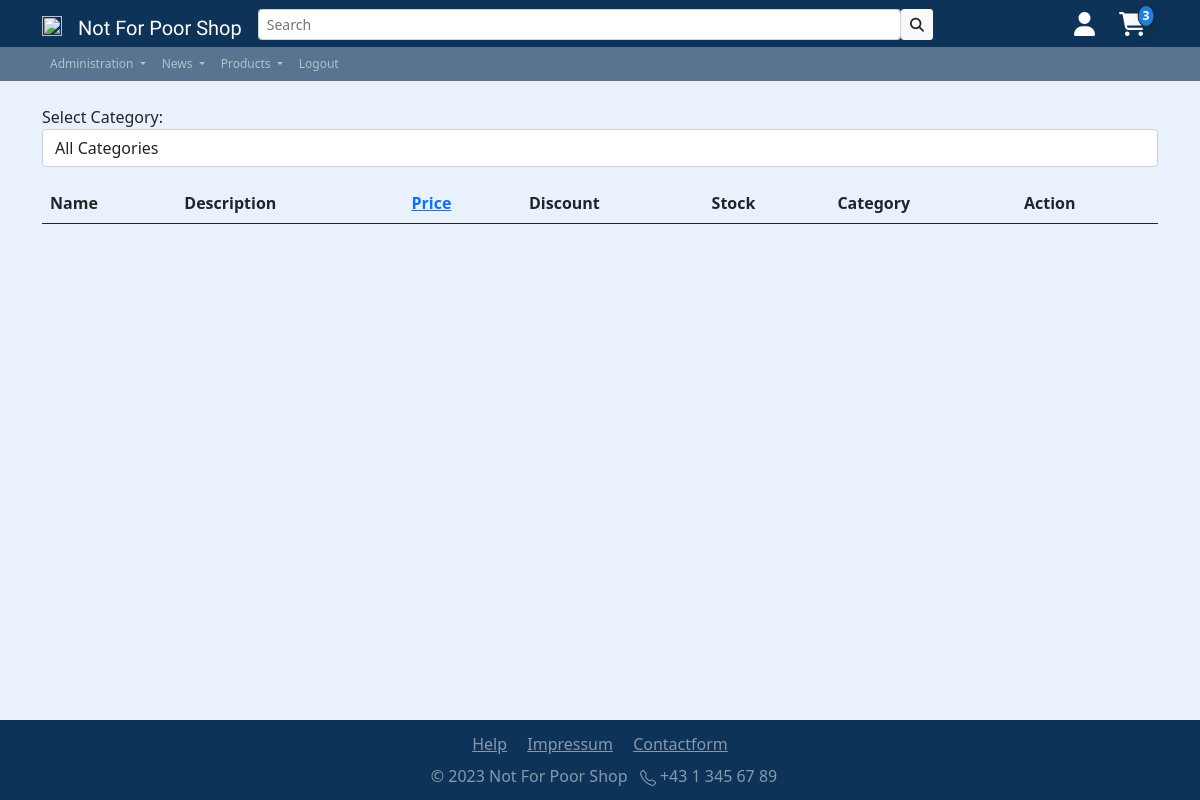
The page /app/inc/pgs/product_adminpage.php?seller_id=3 (signed in) on the database as committed earlier.
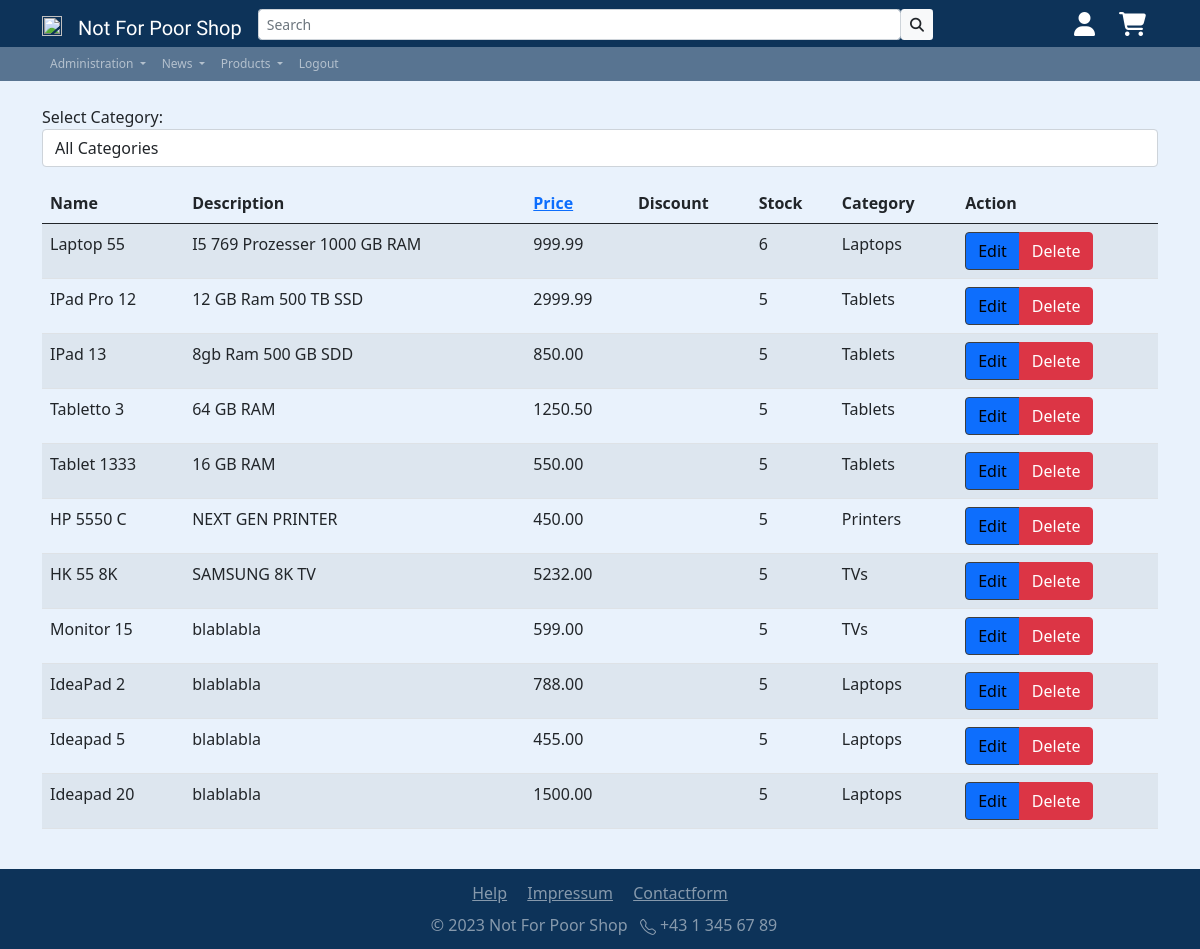
The same page on the database as committed later.
### tables this page shows
CREATE TABLE `products` (
  `id` int(11) NOT NULL,
  `seller_id` int(11) NOT NULL,
  `category_id` int(11) NOT NULL,
  `name` varchar(50) NOT NULL,
  `description` text DEFAULT NULL,
  `price` decimal(10,2) NOT NULL,
  `Discount` decimal(10,2) DEFAULT NULL,
  `Stock` int(11) DEFAULT NULL
);

CREATE TABLE `categories` (
  `id` int(11) NOT NULL,
  `name` varchar(50) NOT NULL
);

### app/config/check_shoppingcart_amount.php (called while the page is built, shortened)
<?php
require_once('dbaccess.php');
$db_obj = new mysqli($host, $user, $password, $database);
$query = "SELECT SUM(quantity) AS totalQuantity FROM shoppingcart WHERE user_id = " . $_SESSION['user_id'];
$result = mysqli_query($db_obj, $query);
if ($result) {
    $row = mysqli_fetch_assoc($result);
    $totalQuantity = $row['totalQuantity'];
    $currentShoppingcartAmount = $totalQuantity;
}

### app/inc/pgs/product_adminpage.php (the view, shortened to what the changed rows need)
<!DOCTYPE html>
<html lang="en">
<head>
  <?php
  include '../includes/head.php';
  require_once('../../config/dbaccess.php');
  ?>
</head>
<body class="d-flex flex-column min-vh-100">
  <div class="container my-4">
    <?php
    $db_obj = new mysqli($host, $user, $password, $database);
    $sql = 'SELECT * FROM sellers';
    $stmt = $db_obj->prepare($sql);
    $stmt->execute();
    $result = $stmt->get_result();
    $sellers = $result->fetch_all(MYSQLI_ASSOC);
    $sql = 'SELECT * FROM categories';
    $stmt = $db_obj->prepare($sql);
    $stmt->execute();
    $result = $stmt->get_result();
    $categories = $result->fetch_all(MYSQLI_ASSOC);
    $selectedCategoryId = null;
    if (isset($_GET['seller_id'])) {
      $sql = 'SELECT * FROM products WHERE seller_id = ?';
      $stmt = $db_obj->prepare($sql);
      if ($selectedCategoryId) {
        $stmt->bind_param('ii', $_GET['seller_id'], $selectedCategoryId);
      } else {
        $stmt->bind_param('i', $_GET['seller_id']);
      }
      $stmt->execute();
      $result = $stmt->get_result();
      $products = $result->fetch_all(MYSQLI_ASSOC);
      echo '<table class="table table-striped">';
      echo '<thead><tr><th>Name</th><th>Description</th><th><a href="#" class="sortable" onclick="sortTable(2)">Price</a></th><th>Discount</th><th>Stock</th><th>Category</th><th>Action</th></tr></thead>';
      echo '<tbody>';
      foreach ($products as $product) {
        echo '<tr>';
        echo '<td>' . $product['name'] . '</td>';
        echo '<td>' . $product['description'] . '</td>';
        echo '<td>' . $product['price'] . '</td>';
        echo '<td>' . $product['Discount'] . '</td>';
        echo '<td>' . $product['Stock'] . '</td>';
        echo '<td>' . getCategoryName($product['category_id']) . '</td>';
        echo '<td><div class="btn-group" role="group" aria-label="Product Actions"><a href="#" onclick="editProduct(' . $product['id'] . ')" class="btn btn-primary">Edit</a><a href="#" onclick="deleteProduct(' . $product['id'] . ')" class="btn btn-danger">Delete</a></div></td>';
        echo '</tr>';
      }
      echo '</tbody>';
      echo '</table>';
    } else {
      echo '<h1 class="h2">Current Seller List:</h1>
      <ul class="list-group">';
      foreach ($sellers as $seller) {
        echo '<li class="list-group-item"><a href="?seller_id=' . $seller['id'] . '">' . $seller['name'] . '</a></li>';
      }
    }
    function getCategoryName($categoryId)
    {
      global $categories;
      foreach ($categories as $category) {
        if ($category['id'] == $categoryId) {
          return $category['name'];
        }
      }
      return 'N/A';
    }
    ?>
  </div>
</body>
</html>

### app/inc/includes/nav_logged_in.php (shortened to what the changed rows need)
<?php
include '../../config/check_if_admin.php';
include '../../config/check_shoppingcart_amount.php';
?>
<nav class="navbar sticky-top navbar-expand-sm navbar-dark" id="nav-primary">
    <div class="container">
        <div class="collapse navbar-collapse" id="navbarNav">
            <ul class="navbar-nav align-items-center ms-auto">
                <li class="nav-item">
                    <div class="container">
                        <div class="position-relative">
                            <a href="shoppingcart.php">
                                <?php
                                if ($currentShoppingcartAmount != 0) {
                                    echo '
                                    <span
                                        class="badge position-absolute mt-1 start-100 translate-middle shadow p-1 border border-dark tertiary-bg-color rounded-circle"
                                        id="shopping-cart-amount">';
                                    echo $currentShoppingcartAmount;
                                    echo '
                                    </span>
                                ';
                                }
                                ?>
                                <i class="fa-solid fa-cart-shopping fa-xl" style="color: #ffffff;"></i>
                            </a>
                        </div>
                    </div>
                </li>
            </ul>
        </div>
</nav>

Rows that differ between the two databases and show on the page:
added products: name "Laptop 55", description "I5 769 Prozesser 1000 GB RAM", price "999.99", Stock "6", category.name "Laptops"
added products: name "IPad Pro 12", description "12 GB Ram 500 TB SSD", price "2999.99", Stock "5", category.name "Tablets"
added products: name "IPad 13", description "8gb Ram 500 GB SDD", price "850.00", Stock "5", category.name "Tablets"
added products: name "Tabletto 3", description "64 GB RAM", price "1250.50", Stock "5", category.name "Tablets"
added products: name "Tablet 1333", description "16 GB RAM", price "550.00", Stock "5", category.name "Tablets"
added products: name "HP 5550 C", description "NEXT GEN PRINTER", price "450.00", Stock "5", category.name "Printers"
added products: name "HK 55 8K", description "SAMSUNG 8K TV", price "5232.00", Stock "5", category.name "TVs"
added products: name "Monitor 15", description "blablabla", price "599.00", Stock "5", category.name "TVs"
added products: name "IdeaPad 2", description "blablabla", price "788.00", Stock "5", category.name "Laptops"
added products: name "Ideapad 5", description "blablabla", price "455.00", Stock "5", category.name "Laptops"
added products: name "Ideapad 20", description "blablabla", price "1500.00", Stock "5", category.name "Laptops"
Other text that changed with them:
$currentShoppingcartAmount: "3" → (not shown)
